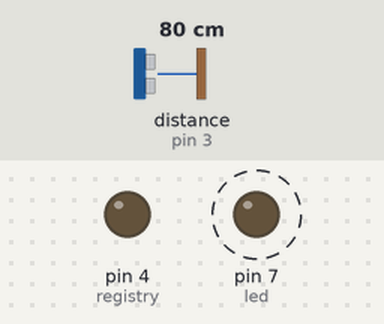
Bench run of a sketch on a simulated Arduino Uno, built with avr-gcc and run on an emulated ATmega328P. Shown: output pins drawn as LEDs (lit = HIGH). Dashed ring = blinking. Inputs (shaded band) come from the test bench; at power-on: distance to the obstacle (sensor on pin 3) 80 cm. The echo pulse lasts 58.3 µs per cm; what the sketch prints to the serial monitor is not drawn.

Above: at 0.23 s.
Timing chart, 0 to 3.0 s (numbered marks = the images above):
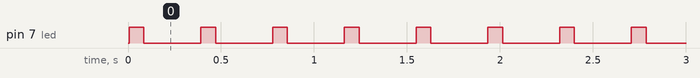

Measured:
- by itself, pin 7 (led): alternates HIGH for 0.08 s and LOW for 0.31 s

The sketch:

sensor.ino
```cpp
#include <hcsr04.h>

#define TRIG_P 2
#define ECHO_P 3
#define led 7

int registry = 4;

HCSR04 hcsr04(TRIG_P, ECHO_P, 20, 4000);

void setup(){
    pinMode(led, OUTPUT);
    pinMode(registry, OUTPUT);
    Serial.begin(9600);
}

void loop(){

    float dist = hcsr04.distanceInMillimeters();

    Serial.println(dist);

    digitalWrite(led, HIGH);
    delay(80);
    digitalWrite(led, LOW);
    delay(300);
}
```
